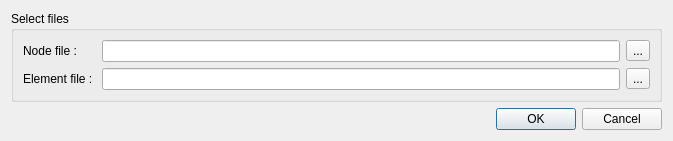
<?xml version="1.0" encoding="UTF-8"?>
<ui version="4.0">
 <class>OpenAutoFormDialog</class>
 <widget class="QDialog" name="OpenAutoFormDialog">
  <property name="geometry">
   <rect>
    <x>0</x>
    <y>0</y>
    <width>673</width>
    <height>137</height>
   </rect>
  </property>
  <property name="windowTitle">
   <string>Open Dialog</string>
  </property>
  <property name="windowIcon">
   <iconset resource="../res/Resource.qrc">
    <normaloff>:/images/AViewer.ico</normaloff>:/images/AViewer.ico</iconset>
  </property>
  <layout class="QGridLayout" name="gridLayout">
   <item row="0" column="0">
    <widget class="QGroupBox" name="groupBox">
     <property name="title">
      <string>Select files</string>
     </property>
     <layout class="QGridLayout" name="gridLayout_3">
      <item row="0" column="0">
       <layout class="QGridLayout" name="gridLayout_2">
        <item row="0" column="1">
         <layout class="QHBoxLayout" name="horizontalLayout">
          <item>
           <widget class="QLineEdit" name="lineEditNodes"/>
          </item>
          <item>
           <widget class="QToolButton" name="toolButtonNodefile">
            <property name="text">
             <string>...</string>
            </property>
           </widget>
          </item>
         </layout>
        </item>
        <item row="0" column="0">
         <widget class="QLabel" name="label">
          <property name="text">
           <string>Node file : </string>
          </property>
         </widget>
        </item>
        <item row="1" column="0">
         <widget class="QLabel" name="label_2">
          <property name="text">
           <string>Element file : </string>
          </property>
         </widget>
        </item>
        <item row="1" column="1">
         <layout class="QHBoxLayout" name="horizontalLayout_2">
          <item>
           <widget class="QLineEdit" name="lineEditElements"/>
          </item>
          <item>
           <widget class="QToolButton" name="toolButtonElementfile">
            <property name="text">
             <string>...</string>
            </property>
           </widget>
          </item>
         </layout>
        </item>
       </layout>
      </item>
     </layout>
    </widget>
   </item>
   <item row="1" column="0">
    <widget class="QDialogButtonBox" name="buttonBox">
     <property name="orientation">
      <enum>Qt::Horizontal</enum>
     </property>
     <property name="standardButtons">
      <set>QDialogButtonBox::Cancel|QDialogButtonBox::Ok</set>
     </property>
    </widget>
   </item>
  </layout>
 </widget>
 <resources>
  <include location="../res/Resource.qrc"/>
 </resources>
 <connections>
  <connection>
   <sender>buttonBox</sender>
   <signal>accepted()</signal>
   <receiver>OpenAutoFormDialog</receiver>
   <slot>accept()</slot>
   <hints>
    <hint type="sourcelabel">
     <x>248</x>
     <y>254</y>
    </hint>
    <hint type="destinationlabel">
     <x>157</x>
     <y>274</y>
    </hint>
   </hints>
  </connection>
  <connection>
   <sender>buttonBox</sender>
   <signal>rejected()</signal>
   <receiver>OpenAutoFormDialog</receiver>
   <slot>reject()</slot>
   <hints>
    <hint type="sourcelabel">
     <x>316</x>
     <y>260</y>
    </hint>
    <hint type="destinationlabel">
     <x>286</x>
     <y>274</y>
    </hint>
   </hints>
  </connection>
 </connections>
</ui>
